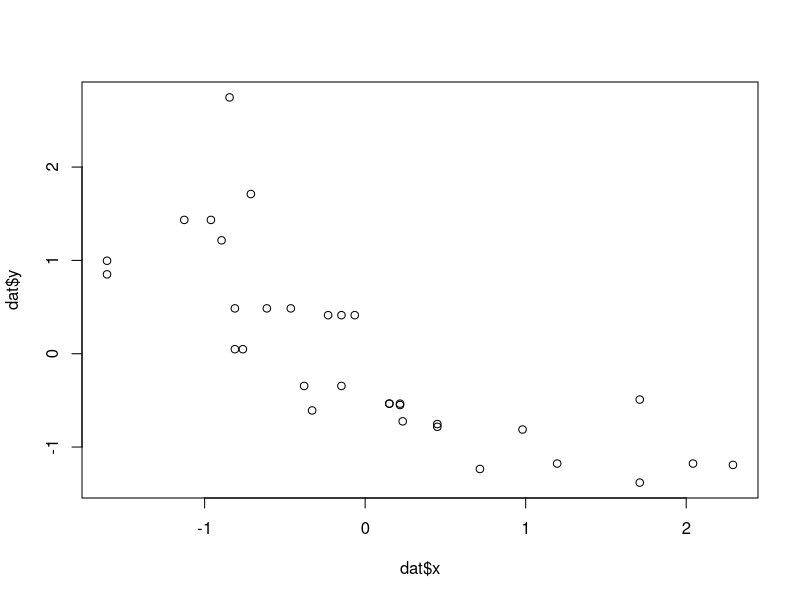
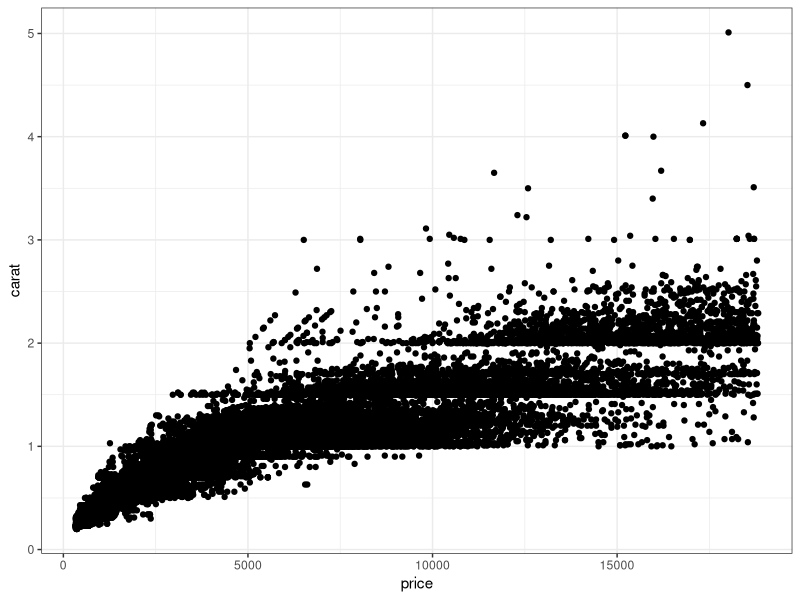

These charts were generated, in order, by the following R code:
## ---- chunk 1
#all your code goes up here
data("mtcars")
dat<-data.frame(x = scale(mtcars$mpg),y = scale(mtcars$hp))

png(
  file="EDSoutput_trial.png",
  width=6, height=4, units="in",
  res=300) # this creates an empty .png file with these specification of width, height in inches and with a resolution of 300 pixels/square-inch

plot(x = dat$x,y = dat$y) #this is the plot that fills the file

dev.off() #this tells R to stop filling the .png
## ---- chunk 2
library(ggplot2)
data("diamonds")
fig1<-ggplot(data = diamonds) + geom_point(aes(y=carat,x=price)) + theme_bw() #store your figure in an object

ggsave(filename = "EDoutput_trial.png",
       plot = fig1,device = "png",
       width = 5,height = 6,units = "in",dpi = 300) #saves the object to a file with a specific format, size and resolution (dpi)
